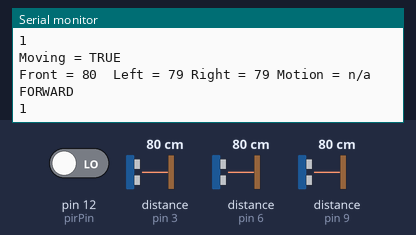
Simulated run of this sketch. Board: Arduino Uno, built with avr-gcc and run on an emulated ATmega328P. Parts: the last lines printed to the serial monitor. Wiring (inferred from the names in the program): 3 × ultrasonic range finder: trigger pin 2, echo pin 3 / trigger pin 5, echo pin 6 / trigger pin 10, echo pin 9. The test bench sets the inputs (shaded band); at power-on: distance to the obstacle (sensors on pin 3, pin 6, pin 9) 80 cm, pin 12 (pirPin) LOW. The echo pulse lasts 58.3 µs per cm.

Above: at 10.2 s.
10.3 s: distance to the obstacle (sensor on pin 3) set to 2 cm
At 10.78 s:
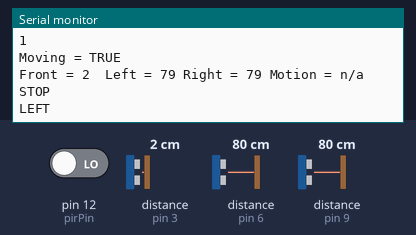
11.9 s: distance to the obstacle (sensor on pin 6) set to 2 cm
At 14.4 s:
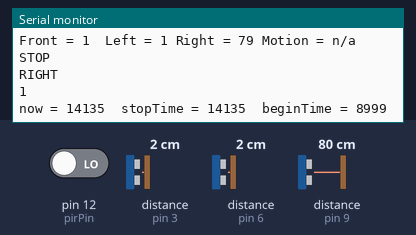
14.5 s: distance to the obstacle (sensor on pin 9) set to 35 cm
At 17.21 s:
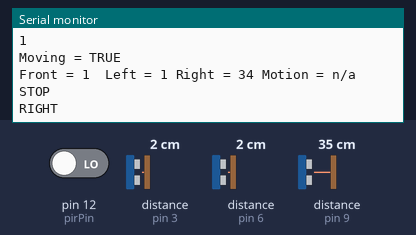
17.5 s: distance to the obstacle (sensor on pin 3) set to 120 cm
20.5 s: pin 12 (pirPin) driven HIGH
23.5 s: distance to the obstacle (sensor on pin 6) set to 9 cm
At 24.4 s:
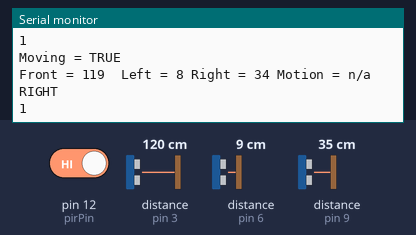
Timing chart, 0 to 26.5 s (numbered marks = the images above; inputs shaded):
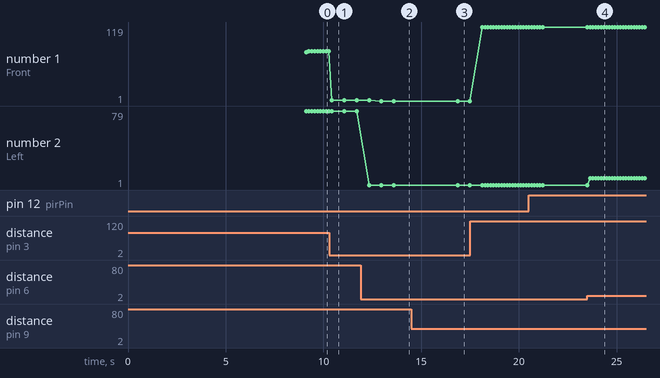

The sketch:

robo_move_v2.ino
```cpp
/*
 * Alarm Clock
 * Jason Bishop
 * 3042012
 *
 * v1.0
 *
 * Explain here
 *
 */

//includes
// motor ctrl
#include <Time.h>

// constants
const int moveTime = 5000;
const int dangerZone = 10;
const int safeZone = 20;

const int pirPin = 12;    //the digital pin connected to the PIR sensor's output
const int pause = 2000;
const int stopper = 5000;

const int echoPinFront = 3;
const int trigPinFront = 2;
const int echoPinLeft = 6;
const int trigPinLeft = 5;
const int echoPinRight = 9;
const int trigPinRight = 10;

const int maxRange = 200;  // max distance needed
const int minRange = 0;  // min distance needed


// variables
bool alarmOn = false;
bool moveNow = false;

bool lockLow = true;
bool takeLowTime;
unsigned long int beginTime, lowIn, stopTime;

long duration, distance; // used to calculate distance

int sensorReadings[4] = {0, 0, 0, 0};
int previousReadings[3] = {0, 0, 0};


void setup() {
  //pin setup
  pinMode(pirPin, INPUT);
  digitalWrite(pirPin, LOW);

  pinMode(echoPinFront, INPUT);
  pinMode(trigPinFront, OUTPUT);
  pinMode(echoPinLeft, INPUT);
  pinMode(trigPinLeft, OUTPUT);
  pinMode(echoPinRight, INPUT);
  pinMode(trigPinRight, OUTPUT);

  Serial.begin(9600);
  Serial.print("On and waiting...");
  for(int i = 1; i < 9; i++) {
    Serial.print(".");
    delay(1000);
  }
  Serial.println("\nAlarm in one second...");
  delay(1000);
  Serial.println("ALARM!");
  alarmOn = true;
  moveNow = true;
  beginTime = millis();
//  stopTime = 0;
}

void loop() {
  Serial.println(moveNow);
  // check move timing
  if (moveNow && millis() - beginTime >= moveTime) {
    moveNow = false;
    stopTime = millis();
    for (int i = 0; i < 3; i++) {
      previousReadings[i] = sensorReadings[i];
    }
    Serial.print("now = ");
    Serial.print(millis());
    Serial.print("  stopTime = ");
    Serial.print(stopTime);
    Serial.print("  beginTime = ");
    Serial.print(beginTime);
    delay(2000);
  }

  if (alarmOn) {

    if (moveNow) {

      readSensors(false);

      // if front detect
      if (sensorReadings[0] <= dangerZone) {
        // stop
        moveRobot('s', 50);
        // check both
        if (sensorReadings[1] <= safeZone && sensorReadings[2] <= safeZone) {
          // check which side is closer
          if (sensorReadings[1] < sensorReadings[2]) {
            moveRobot('l', 50);
          }
          else if (sensorReadings[1] > sensorReadings[2]) {
            moveRobot('r', 50);
          }
          else {
            moveRobot('l', 1000);
          }

        }
        else if (sensorReadings[1] <= safeZone) {
          // turn right 90
          moveRobot('r', 500);
        }
        else {
          // turn left 90
          moveRobot('l' , 500);
        }
      }

      // if left detect
      else if (sensorReadings[1] <= dangerZone) {
        // turn right 5?
        moveRobot('r', 50);
      }

      // if right detect
      else if (sensorReadings[2] <= dangerZone) {
        // turn left 5?
        moveRobot('l', 50);
      }

      // move forward
      else {
        // move forward
        moveRobot('f', 50);
      }
    }
    else {
      moveRobot('s', 0);
      readSensors(true);

      // stop
      if (sensorReadings[3] == 1) {
        moveNow = true;
        beginTime = millis();
        // move forward
        moveRobot('f', 50);
      }
      else if (previousReadings[0] - sensorReadings[0] > 5 ||
        previousReadings[0] - sensorReadings[0] < -5) {
        moveNow = true;
        beginTime = millis();
        // move back, turn around 180, move forward
        moveRobot('b', 2000);
        moveRobot('l', 500);
        moveRobot('f', 50);
      }
      else if (previousReadings[1] - sensorReadings[1] > 5 ||
        previousReadings[1] - sensorReadings[1] < -5) {
        moveNow = true;
        beginTime = millis();
        // turn right 90, move forward
        moveRobot('r', 500);
        moveRobot('f', 50);
      }
      else if (previousReadings[2] - sensorReadings[2] > 5 ||
        previousReadings[2] - sensorReadings[2] < -5) {
        moveNow = true;
        beginTime = millis();
        // turn left 90, move forward
        moveRobot('l', 500);
        moveRobot('f', 50);
      }
      else {
        for (int i = 0; i < 3; i++) {
          previousReadings[i] = sensorReadings[i];
        }
      }
      if (millis() - stopTime >= stopper) {
        moveNow = true;
        beginTime = millis();
        // move forward
        moveRobot('f', 50);
        Serial.print("stopTime = ");
        Serial.print(stopTime);
        Serial.print("  millis = ");
        Serial.print(millis());
        Serial.print("  stopper = ");
        Serial.print(stopper);
        Serial.print("  total = ");
        Serial.println(millis() - stopTime);
        Serial.println(moveNow);
        delay(1000);
      }
    }
    // if time fin
      // stop
      // start stop timer

    // if stop time fin


    // if stopped && movement
      // turn away
      // restart timer
      // move forward
  }
  else {
    moveRobot('s', 0);
  }

}

void readSensors(bool all) {
  // read front
  digitalWrite(trigPinFront, LOW);
  delayMicroseconds(2);

  digitalWrite(trigPinFront, HIGH);
  delayMicroseconds(10);

  digitalWrite(trigPinFront, LOW);
  duration = pulseIn(echoPinFront, HIGH);

  // Calculate the distance (in cm) based on the speed of sound.
  distance = duration / 58.2;

  if (distance >= maxRange || distance <= minRange) {
    sensorReadings[0] = -1;
  }
  else {
    sensorReadings[0] = distance;
  }

  delay(25);

  // read left
  digitalWrite(trigPinLeft, LOW);
  delayMicroseconds(2);

  digitalWrite(trigPinLeft, HIGH);
  delayMicroseconds(10);

  digitalWrite(trigPinLeft, LOW);
  duration = pulseIn(echoPinLeft, HIGH);

  // Calculate the distance (in cm) based on the speed of sound.
  distance = duration / 58.2;

  if (distance >= maxRange || distance <= minRange) {
    sensorReadings[1] = -1;
  }
  else {
    sensorReadings[1] = distance;
  }

  delay(25);

  // read right
  digitalWrite(trigPinRight, LOW);
  delayMicroseconds(2);

  digitalWrite(trigPinRight, HIGH);
  delayMicroseconds(10);

  digitalWrite(trigPinRight, LOW);
  duration = pulseIn(echoPinRight, HIGH);

  //Calculate the distance (in cm) based on the speed of sound.
  distance = duration / 58.2;

  if (distance >= maxRange || distance <= minRange) {
    sensorReadings[2] = -1;
  }
  else {
    sensorReadings[2] = distance;
  }

  delay(25);
  sensorReadings[3] = -1;

  // read motion detector
  if (all) {
    if (digitalRead(pirPin) == HIGH) {
      sensorReadings[3] = 1;
      if (lockLow) {
        lockLow = false;
      }
      takeLowTime = true;
    }
    else {
      sensorReadings[3] = 0;

      if (takeLowTime) {
        lowIn = millis();
        takeLowTime = false;
      }

      if (!lockLow && millis() - lowIn > pause) {
        lockLow = true;
      }
    }
  }
  Serial.print("Moving = ");
  if (moveNow) {
    Serial.println("TRUE");
  }
  else {
    Serial.println("FALSE");
  }
  Serial.print("Front = ");
  Serial.print(sensorReadings[0]);
  Serial.print("  Left = ");
  Serial.print(sensorReadings[1]);
  Serial.print(" Right = ");
  Serial.print(sensorReadings[2]);
  Serial.print(" Motion = ");
  if (sensorReadings[3] == 1) {
    Serial.println("true");
  }
  else if (sensorReadings[3] == 0) {
    Serial.println("false");
  }
  else {
    Serial.println("n/a");
  }

} // end of function readSensors()

void moveRobot(char dir, int amt) {
  switch (dir) {
    case 's':  // stop
      Serial.println("STOP");
      delay(amt);
      break;
    case 'f':  // forward
      Serial.println("FORWARD");
      delay(amt);
      break;
    case 'l':  // left
      Serial.println("LEFT");
      delay(amt);
      break;
    case 'r':  // right
      Serial.println("RIGHT");
      delay(amt);
      break;
    case 'b':  // backward
      Serial.println("BACK");
      delay(amt);
      break;
  }
}
```

Measured:
- after the input at 10.3 s, the serial monitor: prints a new line after 0.12 s (image 1)
- after the input at 11.9 s, the serial monitor: prints a new line after 0.44 s (image 2)
- after the input at 14.5 s, the serial monitor: prints a new line after 1.7 s (image 3)
- after the input at 23.5 s, the serial monitor: prints a new line after 0.14 s (image 4)
- plotted number 1: 80 → 2 after the input at 10.3 s, 1 → 119 after the input at 17.5 s
- plotted number 2: 1 → 8 after the input at 23.5 s
